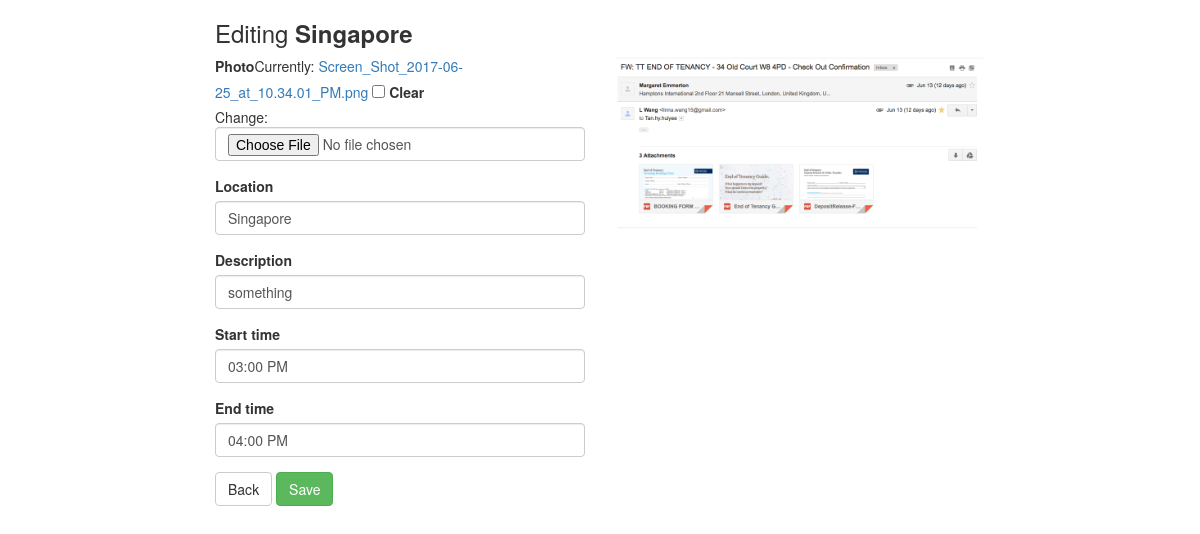
The page /6/3/edit/ (signed in) on the database as committed earlier.
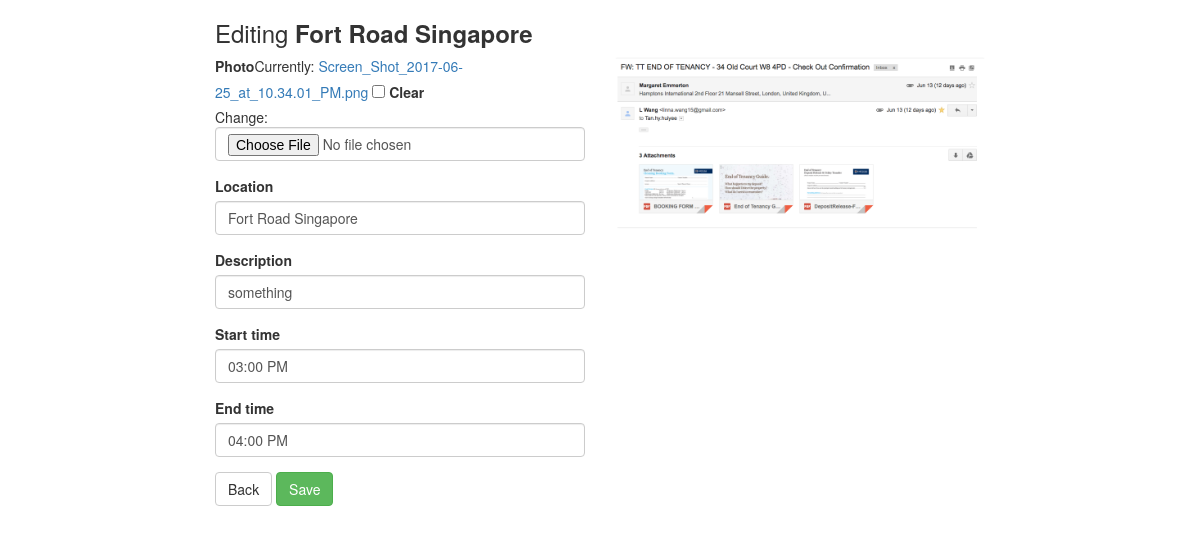
The same page on the database as committed later.
### triplan/models.py (models this page shows, shortened)
class ItinerarySegment(models.Model):
    itinerary = models.ForeignKey(Itinerary)
    location = models.CharField(max_length=200)
    start_time = models.TimeField(default="12:00 PM")
    end_time = models.TimeField(default="1:00 PM")
    description = models.CharField(max_length=400)
    photo = models.ImageField(blank=True)

### triplan/views.py (the view, shortened to what this page needs)
# urls.py: url(r'^(?P<itinerary_pk>[0-9]+)/(?P<pk>[0-9]+)/edit/$', login_required(views.ItinerarySegmentEdit.as_view()),
class ItinerarySegmentEdit(generic.edit.UpdateView):
    template_name = "triplan/itinerarysegment_edit.html"
    model = ItinerarySegment
    fields = ["photo", "location", "description", "start_time", "end_time"]
    widgets = {
        "start_time": forms.TimeInput(format='%H:%M %p'),
        "end_time": forms.TimeInput(format='%H:%M %p'),
    }

### triplan/templates/triplan/itinerarysegment_edit.html (shortened to what this page needs)
{% extends 'triplan/base.html' %}
{% block imports %}
    {% load static %}
    <link rel="stylesheet" type="text/css" href="{% static 'maps.css' %}">
{% endblock imports %}
{% block body %}
{% load bootstrap3 %}
<div class="col-sm-8 col-sm-offset-2">
<h3>Editing <strong>{{ itinerarysegment.location }}</strong></h3>
</div>
<div class="col-sm-4 col-sm-offset-2">
    <form action="" enctype="multipart/form-data" method="post">
        {% for field in form %}
            {% bootstrap_field field layout='horizontal' horizontal_field_class='padding-tb-5 col-md-9' horizontal_label_class='form-label-align col-md-3'%}
        {% endfor %}
        <a href="{% url 'triplan:itinerary_detail' itinerarysegment.itinerary.id %}" class="btn btn-default">Back</a>
        <button class="btn btn-success" type="submit">Save</button>
    </form>
</div>
<div class="col-sm-4">
    {% if itinerarysegment.photo %}
    <img src="{{ itinerarysegment.photo.url }}" class="img img-responsive full-width">
    {% endif %}
</div>
<div id="map" class="col-sm-4"></div>
{% endblock body %}

Rows that differ between the two databases and show on the page:
changed ItinerarySegment "something": location "Singapore" → "Fort Road Singapore"
